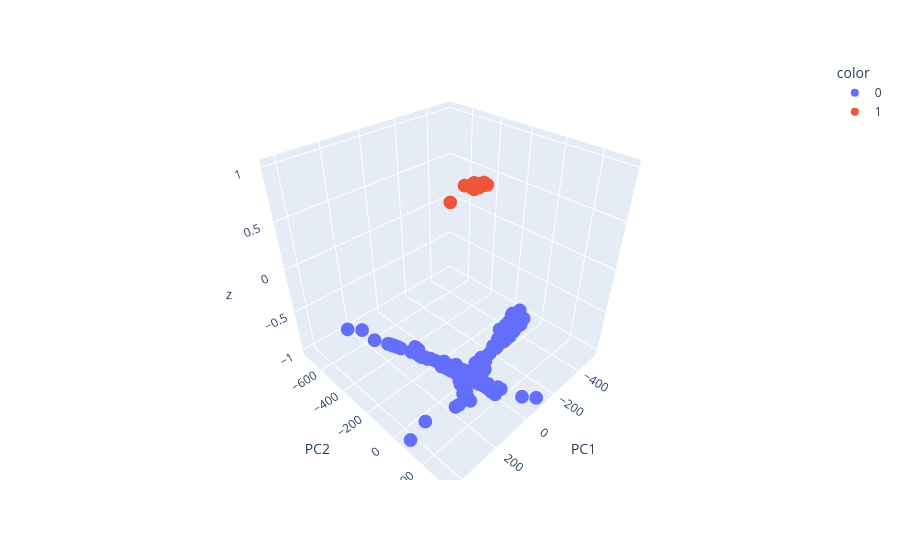

Notebook source saved alongside this figure:
### Markdown cell above
# Seperate features from the Dataframe
## Standardize data 
Mean = 0, Variance = 1
## PCA Analysis
1. 2 Component analysis
1. 3D Scatter plot giving z=-1 for label=0 and z=1 for label=1

### Code cell
X = df.iloc[:, :-2]
scaler = StandardScaler()
scaler.fit(X)
X = scaler.transform(X)
pca = PCA(n_components=2)

components = pca.fit_transform(X)

new_axis = phase1_data["y"].T.copy().astype(float)
new_axis[new_axis == 0] = -1

df_components = pd.DataFrame(components, columns=["PC1", "PC2"])
df_new_axis = pd.DataFrame( new_axis, columns=["z"])

df_kernel = pd.concat([df_components, df_new_axis], axis=1, join="inner")

one_count = np.sum(df_kernel["z"] == 1)
print("one_count", one_count)
zero_count = np.sum(df_kernel["z"] == -1)
print("zero_count", zero_count)

fig = px.scatter_3d(df_kernel, x="PC1", y="PC2", z="z", color=df['y'], hover_name=df['mine'],)
fig.show()
#save above scatter plot
fig.write_image("../assets/p1_pca_3d.png")

### Figure 1 — Plotly figure (JSON) as saved in the notebook; plotly's stock layout.template omitted (floating-point values rounded to 4 significant figures; data arrays with more than 128 entries replaced by an {"elided": "..."} marker saying what was removed)
{"data": [{"hovertemplate": "<b>%{hovertext}</b><br><br>color=0<br>PC1=%{x}<br>PC2=%{y}<br>z=%{z}<extra></extra>", "hovertext": {"elided": "2212 float values"}, "legendgroup": "0", "marker": {"color": "#636efa", "symbol": "circle"}, "mode": "markers", "name": "0", "scene": "scene", "showlegend": true, "type": "scatter3d", "x": {"elided": "2212 float values"}, "y": {"elided": "2212 float values"}, "z": {"elided": "2212 float values"}}, {"hovertemplate": "<b>%{hovertext}</b><br><br>color=1<br>PC1=%{x}<br>PC2=%{y}<br>z=%{z}<extra></extra>", "hovertext": {"elided": "1097 float values"}, "legendgroup": "1", "marker": {"color": "#EF553B", "symbol": "circle"}, "mode": "markers", "name": "1", "scene": "scene", "showlegend": true, "type": "scatter3d", "x": {"elided": "1097 float values"}, "y": {"elided": "1097 float values"}, "z": {"elided": "1097 float values"}}], "layout": {"legend": {"title": {"text": "color"}, "tracegroupgap": 0}, "margin": {"t": 60}, "scene": {"domain": {"x": [0, 1], "y": [0, 1]}, "xaxis": {"title": {"text": "PC1"}}, "yaxis": {"title": {"text": "PC2"}}, "zaxis": {"title": {"text": "z"}}}}}
